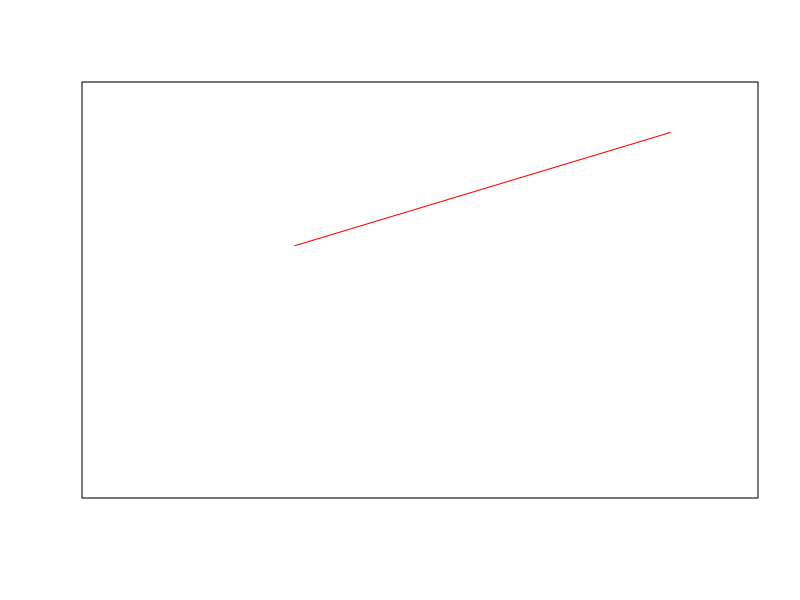

The R source for this figure: (Note: this script raises an error after producing the figure.)
#
## Data
#dataDVSI <-   read.csv("Results/SI-DV.csv")
#dataDVSIII <- read.csv("Results/SIII-DV.csv")
#
## Figures
#windows(8, 6)
#par(mgp=c(2.2, 1, 0), xaxs="i", yaxs="i", lwd=2, mar=c(5, 5, 1, 1), mfrow=c(1, 1))
plot(0, 0, type="n",
     xaxt="n", yaxt="n", xlab=NA, ylab=NA,
     xlim=c(-10, 0), ylim=c(-10, 0), cex.lab=1.3)

curve(0.49*x-0.42, -7, -1, lty=1, add=T, lwd=1, col="red")

points(subset(dataDVSIII, d<11, select=c("P50", "pxgs50")), type="l", lwd=1)
points(subset(dataDVSI, h3==1 & d<11, select=c("P50", "pxgs50")), type="l", lwd=4)
points(subset(dataDVSI, h3==100 & d<11, select=c("P50", "pxgs50")), type="l", lty=2, lwd=4)
#points(subset(dataDVSII, h3==1, select=c("P50", "pxgs50"), type="p"))
## V
#points(subset(dataDVSV, select=c("P50", "pxgs50")), type="l", col="blue")

axis(1, xlim=c(-10, 0), pos=-10, lwd=2, at=c(-10, -5, 0))
mtext(expression(psi[x50]~(MPa)), side=1, line=3, cex=1.3)
axis(2, ylim=c(-10, 0), pos=-10, lwd=2, at=c(-10, -5, 0))
mtext(expression(psi[x*", "*italic(g[s]*50)]~(MPa)), side=2, line=2, cex=1.3)
text(-10*0.965, -10*0.05, "d", cex=1.3)
legend("bottomright", c("Klein 2014"), lty=1, lwd=1, col="red")
box()
